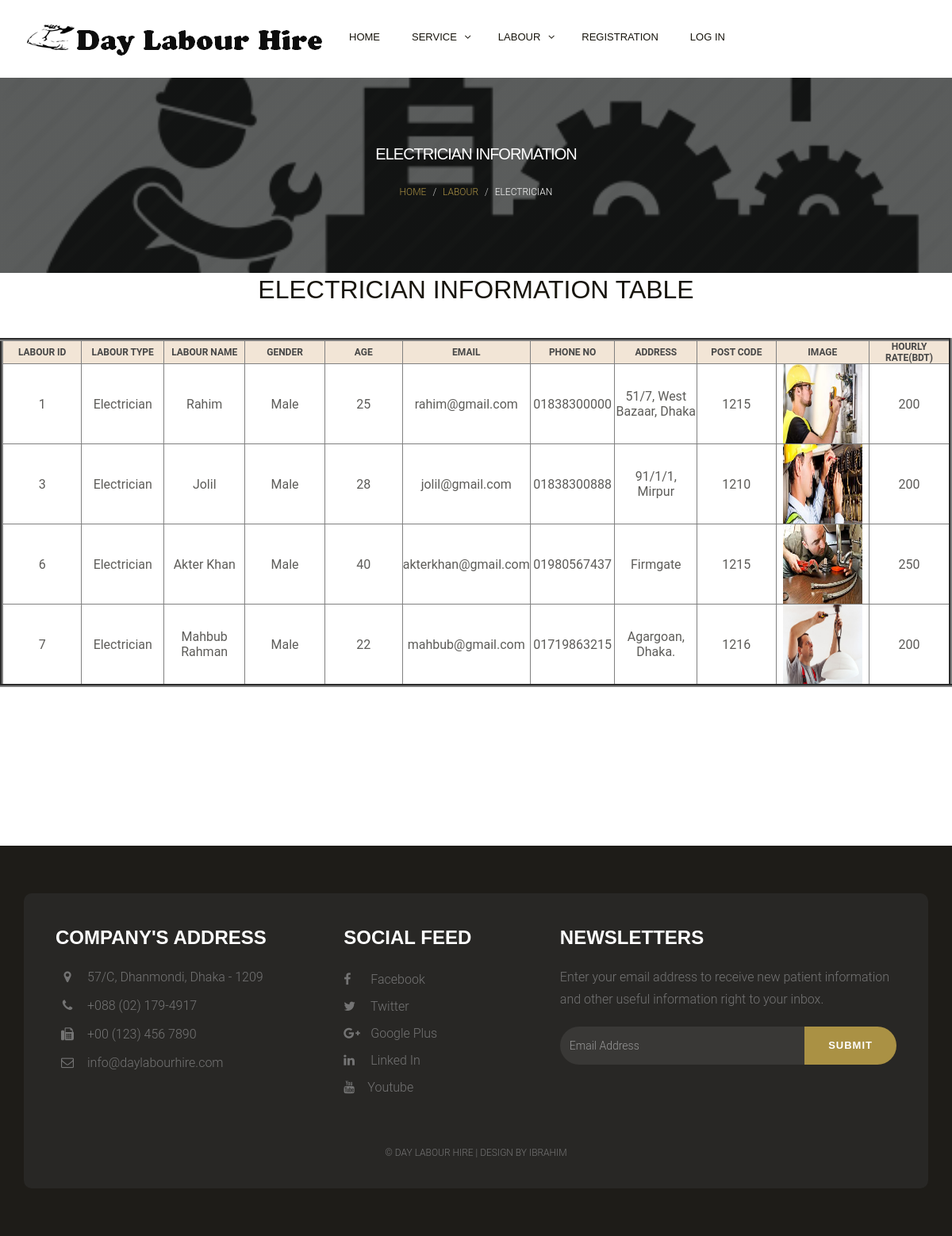
The page /electrician.php on the database its author committed.
### tables this page shows
CREATE TABLE `labour` (
  `lid` int(11) NOT NULL,
  `l_type` varchar(18) NOT NULL,
  `l_name` varchar(30) NOT NULL,
  `gender` varchar(30) NOT NULL,
  `age` int(3) NOT NULL,
  `email` varchar(50) NOT NULL,
  `phone_no` varchar(30) NOT NULL,
  `address` varchar(300) NOT NULL,
  `post_code` varchar(30) NOT NULL,
  `l_image` varchar(500) NOT NULL,
  `hourly_rate` double NOT NULL
);

### electrician.php (the view, shortened to what this page needs)
<?php
	include_once 'header.php';
?>
<!DOCTYPE html>
<html lang="en">
    <div class="page-header1">
        <div class="container">
            <div class="row">
                <div class="col-lg-12 col-md-12 col-sm-12 col-xs-12">
                    <div class="page-caption">
                        <h2 class="page-title">Electrician Information</h2>
                        <div class="page-breadcrumb">
                            <ol class="breadcrumb">
                                <li><a href="index.php">Home</a></li>
                                <li><a href="alllabour.php">labour</a></li>
                                <li>Electrician</li>
                            </ol>
                        </div>
                    </div>
                </div>
            </div>
        </div>
    </div>
<div class="container">
            <div class="row">
                <div class="col-lg-offset-2 col-lg-8 col-md-offset-2 col-md-8 col-sm-12 col-xs-12">
                    <div class="section-title mb40 text-center">
                        <h1>Electrician Information Table</h1>
                    </div>
                </div>
            </div>
</div>
<?php
$connect=mysqli_connect("localhost","root","","dlh_project");
$query="select * from labour where l_type='Electrician'";
		$result= mysqli_query($connect,$query);
		echo "<center><table border='4' width='100%'>";
			echo "<tr class='control-label1'>";
				echo "<th width='9%'>LABOUR ID</th>";
				echo "<th width='9%'>LABOUR TYPE</th>";
				echo "<th width='9%'>LABOUR NAME</th>";
				echo "<th width='9%'>GENDER</th>";
				echo "<th width='9%'>AGE</th>";
				echo "<th width='9%'>EMAIL</th>";
				echo "<th width='9%'>PHONE NO</th>";
				echo "<th width='9%'>ADDRESS</th>";
				echo "<th width='9%'>POST CODE</th>";
				echo "<th width='10%'>IMAGE</th>";
				echo "<th width='9%'>Hourly RATE(BDT)</th>";
			echo "</tr>";
		if($result){
			while($row= mysqli_fetch_array($result,MYSQLI_ASSOC)){
				$lid=$row["lid"];
				$l_type=$row["l_type"];
				$l_name=$row["l_name"];
				$gender=$row["gender"];
				$age=$row["age"];
				$email=$row["email"];
				$phone_no=$row["phone_no"];
				$address=$row["address"];
				$post_code=$row["post_code"];
				$l_image=$row["l_image"];
				$hourly_rate=$row["hourly_rate"];
				echo "<tr>";
					echo "<td>$lid</td>";
					echo "<td>$l_type</td>";
					echo "<td>$l_name</td>";
					echo "<td>$gender</td>";
					echo "<td>$age</td>";
					echo "<td>$email</td>";
					echo "<td>$phone_no</td>";
					echo "<td>$address</td>";
					echo "<td>$post_code</td>";
					echo "<td class='l_image'><img src='$l_image' style='height:100px; width:100px'/></td>";
					echo "<td>$hourly_rate</td>";
				echo "</tr>";
			}
		}
		echo "</table></center>";
?>
	<div class="space-medium">
	</div>
    <div class="footer">
        <div class="container">
            <div class="footer-block">
                <div class="row">
                    <div class="col-lg-4 col-md-4 col-sm-6 col-xs-12">
                        <div class="footer-widget">
                            <h2 class="widget-title">Company's Address</h2>
                            <ul class="listnone contact">
                                <li><i class="fa fa-map-marker"></i> 57/C, Dhanmondi, Dhaka - 1209 </li>
                                <li><i class="fa fa-phone"></i> +088 (02) 179-4917</li>
                                <li><i class="fa fa-fax"></i> +00 (123) 456 7890</li>
                                <li><i class="fa fa-envelope-o"></i> info@daylabourhire.com</li>
                            </ul>
                        </div>
                    </div>
                    <div class="col-lg-3 col-md-3 col-sm-6 col-xs-12">
                        <div class="footer-widget footer-social">
                            <h2 class="widget-title">Social Feed</h2>
                            <ul class="listnone">
                                <li>
                                    <a href="#"> <i class="fa fa-facebook"></i> Facebook </a>
                                </li>
                                <li><a href="#"><i class="fa fa-twitter"></i> Twitter</a></li>
                                <li><a href="#"><i class="fa fa-google-plus"></i> Google Plus</a></li>
                                <li><a href="#"><i class="fa fa-linkedin"></i> Linked In</a></li>
                                <li>
                                    <a href="#"> <i class="fa fa-youtube"></i>Youtube</a>
                                </li>
                            </ul>
                        </div>
                    </div>
                   <div class="col-lg-5 col-md-5 col-sm-12 col-xs-12">
                        <div class="footer-widget widget-newsletter">
                            <h2 class="widget-title">Newsletters</h2>
                            <p>Enter your email address to receive new patient information and other useful information right to your inbox.</p>
                            <div class="input-group">
                                <input type="text" class="form-control" placeholder="Email Address">
                                <span class="input-group-btn">
                            <button class="btn btn-default" type="button">Submit</button>
                            </span>
                            </div>
                        </div>
                    </div>
                </div>
                <div class="tiny-footer">
                    <div class="row">
                        <div class="col-lg-12 col-md-12 col-sm-12 col-xs-12">
                            <div class="copyright-content">
                                <p>© Day Labour Hire | design by ibrahim</p>
                            </div>
                        </div>
                    </div>
                </div>
            </div>
        </div>
    </div>
</body></html>

### css/style.css (style rules this page uses)
body { font-size: 16px; background-color: grad; color: #5d5c59; font-family: 'Roboto', sans-serif; line-height: 28px; font-weight: 300; }
h1, h2, h3, h4, h5, h6 { margin: 0; padding: 0; margin-bottom: 10px; color: #18150d; font-weight: 400; font-family: 'Montserrat', sans-serif; text-transform: uppercase; -webkit-font-smoothing: antialiased; text-rendering: optimizeLegibility; }
h1 { font-size: 32px; line-height: 42px; }
h2 { font-size: 24px; line-height: 32px; }
p { margin: 0 0 20px; }
p:last-child { margin-bottom: 0px; }
ul, ol { margin: 0; }
a { color: #aa9144; text-decoration: none; -webkit-transition: all 0.3s; -moz-transition: all 0.3s; transition: all 0.3s; }
.listnone { list-style: none; padding: 0px; }
.control-label1 { color: #474747; font-weight: 700; font-size: 12px; text-transform: uppercase; background-color:#F2E5D6 }
.form-control { width: 100%; height: 50px; padding: 6px 12px; font-size: 16px; line-height: 1.42857143; color: #333; background-color: #fff; border: 1px solid #dcd9d3; background-image: none; border-radius: 10px; -webkit-box-shadow: inset 0 0px 0px rgba(255, 255, 255, .075); box-shadow: inset 3px 3px 3px rgba(255, 255, 255, .075); margin-bottom: 15px; }
.btn { display: inline-block; padding: 14px 30px; margin-bottom: 0; font-size: 13px; font-weight: 800; letter-spacing: 1px; line-height: 1.42857143; text-align: center; border: none; text-transform: uppercase; border-radius: 100px;font-family: 'Montserrat', sans-serif; -webkit-font-smoothing: antialiased; text-rendering: optimizeLegibility; }
.btn-default { color: #fff; background-color: #aa9144; }
.space-medium { padding-top: 100px; padding-bottom: 100px; }
.mb40 { margin-bottom: 40px; }
.page-header1 { background: linear-gradient(rgba(36, 39, 38, 0.5), rgba(36, 39, 38, 0.5)), rgba(36, 39, 38, 0.5) url(../images/page-header1.jpg) no-repeat center; background-size: cover; margin: 0; border-bottom: none; padding-bottom: 0px; }
.page-caption { padding: 120px 0px; position: relative; z-index: 1; color: #fff; text-align: center; }
.page-title { color: #fff; font-size: 40px; font-weight: 400; letter-spacing: -1px; }
.page-breadcrumb .breadcrumb { background-color: transparent; margin-bottom: 0px; font-size: 12px; text-transform: uppercase; }
.footer { background-color: #1e1c18; padding-top: 60px; padding-bottom: 60px; }
.footer-block { background-color: #282725;padding: 40px 40px 10px 40px; border-radius: 10px; }
.footer-widget p { color: #747474; }
.footer-widget .widget-title { color: #fff; font-weight: 600; padding-bottom: 20px; margin-bottom: 30px; }
.footer-widget li a { color: #747474; line-height: 34px; }
.footer-social ul li a i { padding-right: 10px; width: 30px; }
.footer .contact li { position: relative; padding-left: 40px; display: block; ' margin-bottom: 8px; padding: 0 0 8px 40px; color: #747474; }
.footer .contact li i { display: block; position: absolute; top: 5px; left: 0; width: 30px; font-size: 16px; text-align: center; }
.widget-newsletter .form-control { height: 48px; color: #eee; background-color: #393836; border: none; box-shadow: none; font-size: 14px; border-radius: 30px 0px 0px 30px; }
.widget-newsletter button { height: 48px; }
.tiny-footer { padding-top: 19px; padding-bottom: 9px; font-size: 12px; color: #56575e; text-align: left; text-transform: uppercase; text-align: center; }
.copyright-content { padding: 12px; color: #747474; }
.widget-title { margin-bottom: 20px; }
@media only screen and (max-width : 1200px) { .footer-widget { margin-bottom: 20px; } }
@media only screen and (max-width : 1200px) { .footer-widget .widget-title { margin-bottom: 0px; } }
@media only screen and (max-width : 1200px) { .page-title { font-size: 20px; } }
@media only screen and (max-width : 1200px) { .page-caption { padding: 80px 0px; } }

### header.php (style rules this page uses)
th,td { text-align:center; }

### rows shown on the page
labour: lid "1", l_type "Electrician", l_name "Rahim", gender "Male", age "25", email "rahim@gmail.com", phone_no "01838300000", address "51/7, West Bazaar, Dhaka", post_code "1215", l_image (picture), hourly_rate "200"
labour: lid "3", l_type "Electrician", l_name "Jolil", gender "Male", age "28", email "jolil@gmail.com", phone_no "01838300888", address "91/1/1, Mirpur", post_code "1210", l_image (picture), hourly_rate "200"
labour: lid "6", l_type "Electrician", l_name "Akter Khan", gender "Male", age "40", email "akterkhan@gmail.com", phone_no "01980567437", address "Firmgate", post_code "1215", l_image (picture), hourly_rate "250"
labour: lid "7", l_type "Electrician", l_name "Mahbub Rahman", gender "Male", age "22", email "mahbub@gmail.com", phone_no "01719863215", address "Agargoan, Dhaka.", post_code "1216", l_image (picture), hourly_rate "200"
